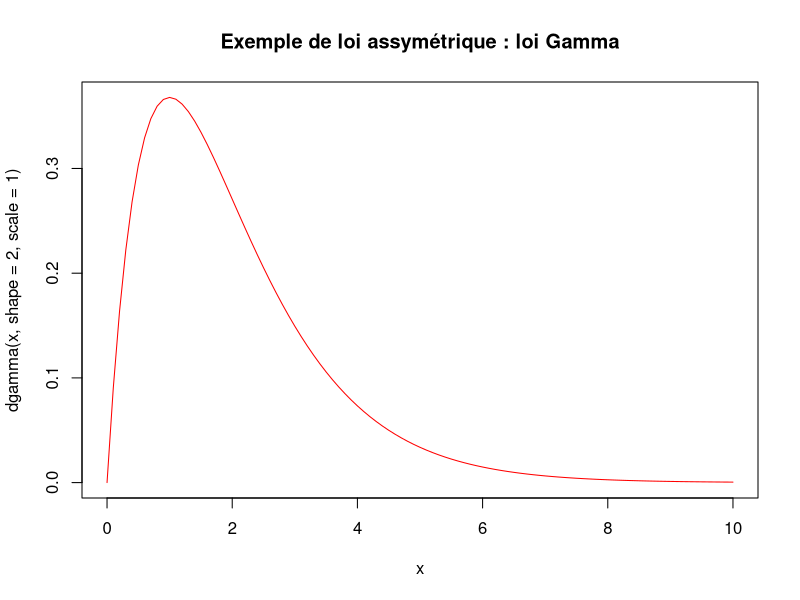
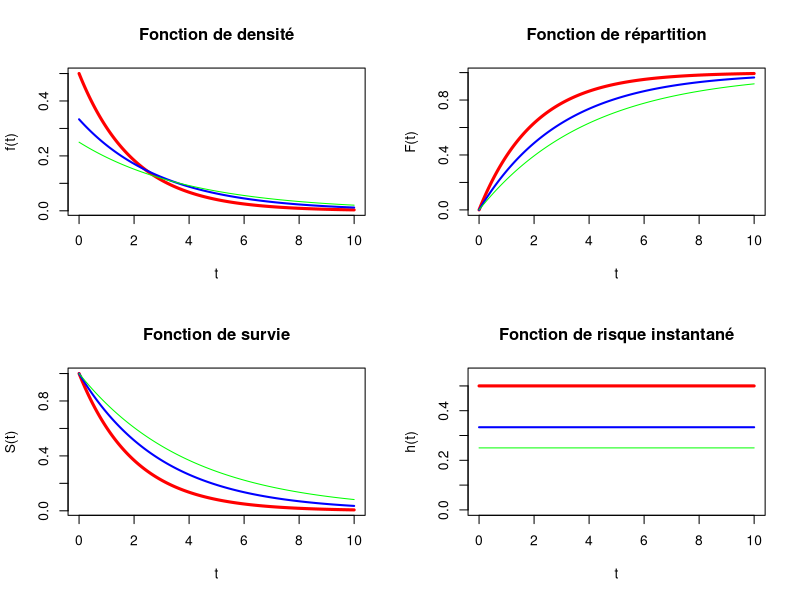
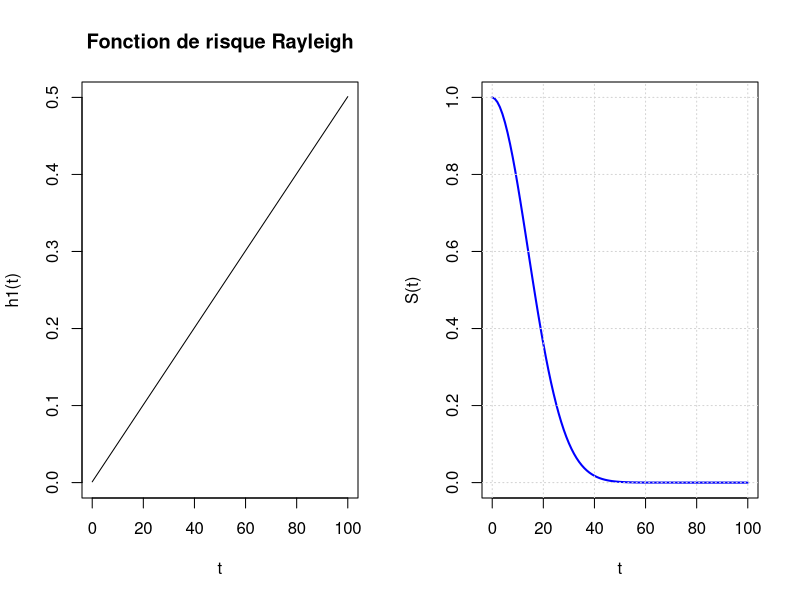
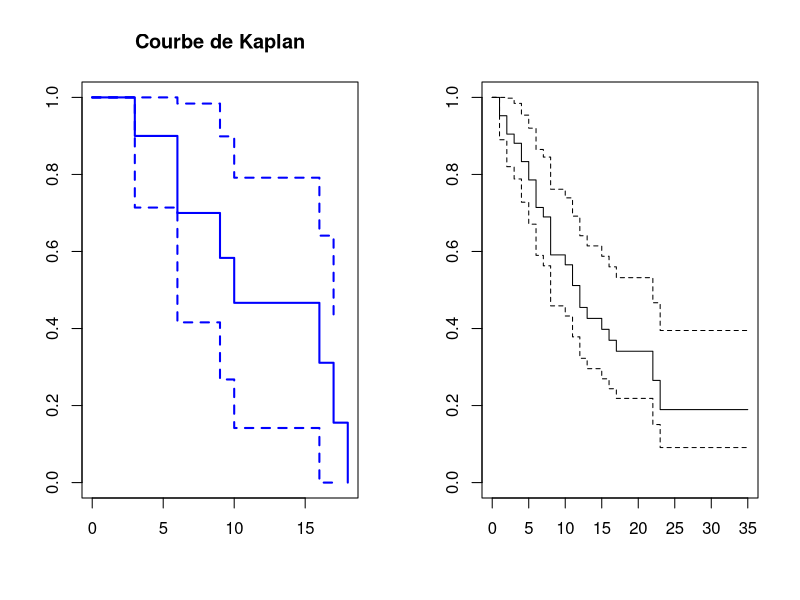
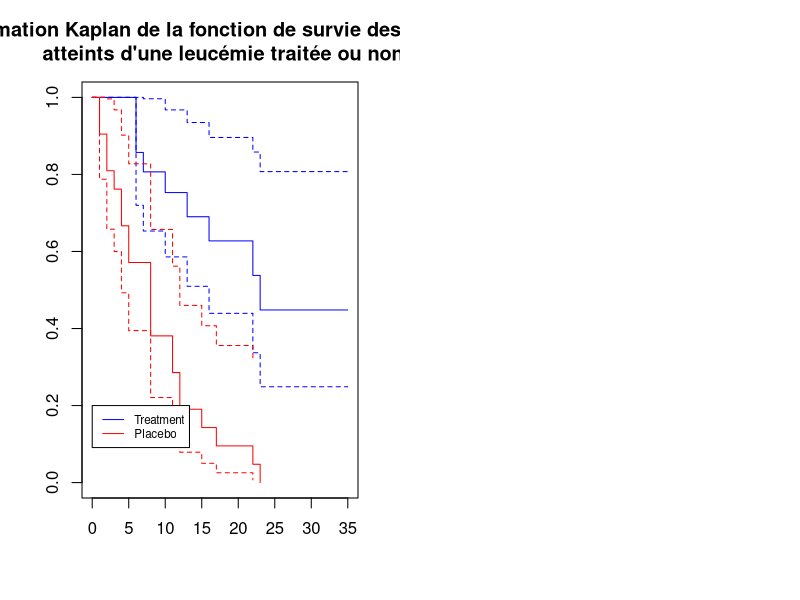

The R script that drew these images, in order:
## ---- chunk 1
curve(dgamma(x, shape = 2, scale = 1), from = 0, to = 10, col = "red", main="Exemple de loi assymétrique : loi Gamma")
## ---- chunk 2
library(survival)
#help(package = "survival")
#help("Surv")
timeOFevent <- c(3, 6, 6, 8, 9, 10, 14, 16, 17, 18)
event <- c(1, 1, 1, 0, 1, 1, 0, 1, 1, 1)
Surv(timeOFevent, event)
## ---- chunk 3
t <- seq(0, 10, 0.01)

# Définir les fonctions
f <- function(mu, t){
  return((1/mu) * exp(-t/mu))
}

F <- function(mu, t){
  return(1 - exp(-t/mu))
}

S <- function(mu, t){
  return(exp(-t/mu))
}

h <- function(mu, t){
  return(f(mu,t) / S(mu,t))
}

# Définir les couleurs pour chaque valeur de mu
colors <- c("red", "blue", "green")
mu <- c(2, 3, 4)


# Configuration de la disposition des graphiques
par(mfrow = c(2, 2))

# Fonction de densité
plot(t, f(mu[1], t), type = "l", col = colors[1], lwd = 3, ylab = "f(t)", main = "Fonction de densité")
for(i in 2:length(mu)){
  lines(t, f(mu[i], t), col = colors[i], lwd = (-mu[i]+5))
}

# Tracer la fonction de répartition
plot(t, F(mu[1], t), type = "l", col = colors[1], lwd = 3, ylab = "F(t)", main = "Fonction de répartition")
for(i in 2:length(mu)){
  lines(t, F(mu[i], t), col = colors[i], lwd = (-mu[i]+5))
}


# Tracer la fonction de survie pour chaque mu avec des couleurs différentes
plot(t, S(mu[1], t), type = "l", col = colors[1], lwd = 3, ylab = "S(t)", main = "Fonction de survie")
for(i in 2:length(mu)){
  lines(t, S(mu[i], t), col = colors[i], lwd = (-mu[i]+5))
}


#Fonction de risque
plot(t, h(mu[1], t), type = "l", col = colors[1], lwd = 3, ylab = "h(t)", main = "Fonction de risque instantané", ylim = c(0,0.55))
for(i in 2:length(mu)){
  lines(t, h(mu[i], t), col = colors[i], lwd = (-mu[i]+5))
}
## ---- chunk 4
h1 <- function(t){
  return(0.001+0.005*t)
}
h2<-function(t){
  return(5*0.01*(0.01*t)^{5-1})
}

S <- function(t) {
  v = integrate(h1, lower = 0, upper = t)$value
  return(exp(-v))
}

t = seq(0, 100, 1)

par(mfrow = c(1, 2))

plot(t,h1(t),type = "l", main="Fonction de risque Rayleigh", ylim=c(0,.5))

S_values <- sapply(t, S)
plot(t, S_values, type = "l", col = "blue", lwd = 2, xlab = "t", ylab = "S(t)")
grid()

## ---- chunk 5
library(survival)

timeOFevent <- c(3, 6, 6, 8, 9, 10, 14, 16, 17, 18)
event <- c(1, 1, 1, 0, 1, 1, 0, 1, 1, 1)
Surv(timeOFevent, event)
## ---- chunk 6
Y = Surv(timeOFevent, event)
summary(survfit(Y~1,conf.type="plain"))
## ---- chunk 7
plot(survfit(Y~1, conf.type="plain"), col="blue", lwd=2,main='Courbe de Kaplan')
## ---- chunk 8
data = read.table("leucemie_data.txt", header = TRUE, sep="\t")
str(data)
data$temps = as.numeric(data$temps)
data$status = as.numeric(data$status)
data$groupe = as.factor(data$groupe)
str(data)
## ---- chunk 9
library(survival)
Y = Surv(time = data$temps,event=data$status)
plot(survfit(Y~1))
## ---- chunk 10
t1 <- data$temps[data$groupe==1]
e1 <- data$status[data$groupe==1]
Y1 <- Surv(t1,e1)

t2 <- data$temps[data$groupe==2]
e2 <- data$status[data$groupe==2]
Y2 <- Surv(t2,e2)

plot(survfit(Y1~1), col="blue", main="Estimation Kaplan de la fonction de survie des patients\n atteints d'une leucémie traitée ou non")
lines(survfit(Y2~1),col="red")
legend(0,0.2,legend=c("Treatment", "Placebo"), col=c("blue", "red"),
       lty=c(1,1), cex = 0.7)
## ---- chunk 11
survfit(Y1~1)
survfit(Y2~1)

survfit(Surv(data$temps,data$status)~data$groupe)
